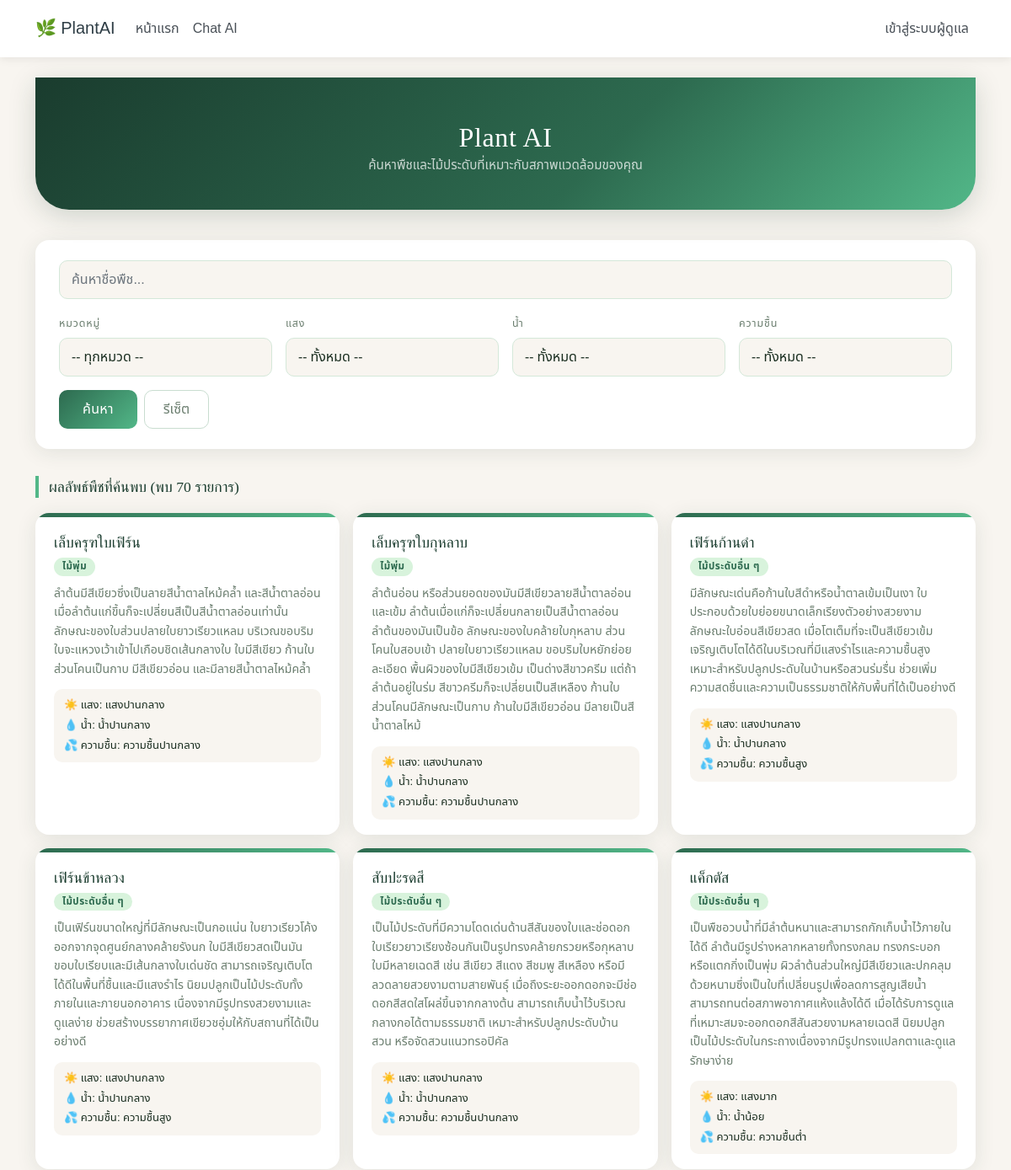
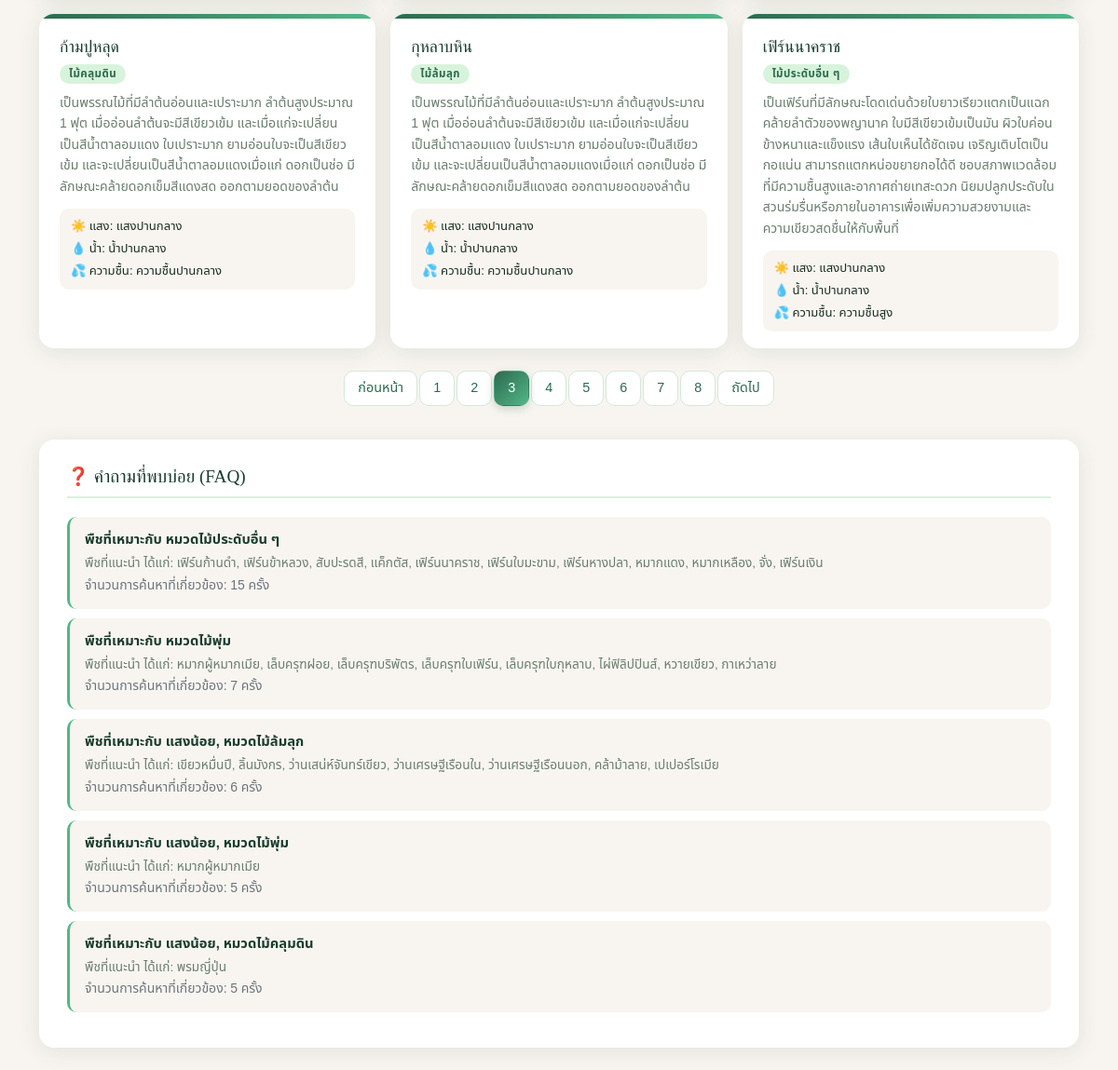
The app's page /?page=3&search=&category=&light=&water=&humidity= with its own data (2 pictures, top to bottom).
### PlantAI_App/models.py (models this page shows, shortened)
class Plant(models.Model):
    LIGHT_CHOICES = [
        ('low', 'แสงน้อย'),
        ('medium', 'แสงปานกลาง'),
        ('high', 'แสงมาก'),
    ]
    WATER_CHOICES = [
        ('low', 'น้ำน้อย'),
        ('medium', 'น้ำปานกลาง'),
        ('high', 'น้ำมาก'),
    ]
    HUMIDITY_CHOICES = [
        ('low', 'ความชื้นต่ำ'),
        ('medium', 'ความชื้นปานกลาง'),
        ('high', 'ความชื้นสูง'),
    ]
    plant_id = models.CharField(primary_key=True, max_length=11, editable=False)  # เช่น P001
    plant_name = models.CharField(max_length=50, unique=True)  # ชื่อพืช
    light = models.CharField(max_length=10, choices=LIGHT_CHOICES)
    water = models.CharField(max_length=10, choices=WATER_CHOICES)
    humidity = models.CharField(max_length=10, choices=HUMIDITY_CHOICES)
    description = models.TextField(blank=True, null=True)  # รายละเอียด/คำอธิบายเพิ่มเติมของพืช
    category = models.ForeignKey(
        PlantCategory, db_column="category_id", on_delete=models.CASCADE,
        related_name="plants"
    )
    admin = models.ForeignKey(
        Admin, db_column="admin_id", on_delete=models.CASCADE,
        related_name="plants"
    )
    class Meta:
        db_table = "plant"
        verbose_name = "พืช"

class PlantCategory(models.Model):
    category_id = models.CharField(primary_key=True, max_length=11, editable=False)  # เช่น C001
    category_name = models.CharField(max_length=50, unique=True)  # ชื่อหมวดหมู่ เช่น "ไม้เลื้อย"
    detail = models.TextField(blank=True, null=True)  # คำอธิบายหมวดหมู่ (ใส่หรือไม่ใส่ก็ได้)
    admin = models.ForeignKey(
        Admin, db_column="admin_id", on_delete=models.CASCADE,
        related_name="plant_categories"
    )
    class Meta:
        db_table = "plant_category"
        verbose_name = "หมวดหมู่พืช"

class SearchSummary(models.Model):
    summary_id = models.CharField(primary_key=True, max_length=11, editable=False)  # เช่น S001
    filter_light = models.CharField(max_length=10, blank=True, null=True)
    filter_water = models.CharField(max_length=10, blank=True, null=True)
    filter_humidity = models.CharField(max_length=10, blank=True, null=True)
    category = models.ForeignKey(
        PlantCategory, db_column="category_id", on_delete=models.SET_NULL,
        related_name="search_summaries", blank=True, null=True
    )
    search_count = models.IntegerField(default=0)  # จำนวนครั้งที่มีการค้นหาด้วย filter combo นี้
    last_searched = models.DateTimeField(auto_now=True)  # เวลาค้นหาล่าสุด (อัปเดตทุกครั้งที่ save)
    faq = models.ForeignKey(
        Faq, db_column="faq_id", on_delete=models.SET_NULL,
        related_name="search_summaries", blank=True, null=True
    )
    class Meta:
        db_table = "search_summary"
        verbose_name = "สรุปผลการค้นหา"
    def save(self, *args, **kwargs):
        if not self.summary_id:
            self.summary_id = generate_code(SearchSummary, "summary_id", "S")
        super().save(*args, **kwargs)

class Faq(models.Model):
    faq_id = models.CharField(primary_key=True, max_length=11, editable=False)  # เช่น F001
    title = models.CharField(max_length=50)  # หัวข้อคำถาม
    answer_text = models.TextField()  # คำตอบ
    created_at = models.DateTimeField(auto_now_add=True)  # วันเวลาที่สร้าง (ตั้งค่าอัตโนมัติครั้งแรกที่ save)
    class Meta:
        db_table = "faq"
        verbose_name = "คำถามที่พบบ่อย"
    def save(self, *args, **kwargs):
        if not self.faq_id:
            self.faq_id = generate_code(Faq, "faq_id", "F")
        super().save(*args, **kwargs)

### PlantAI_App/views.py (the view, shortened to what this page needs)
# urls.py: path('', views.index, name='index'),                     # หน้าแรก แสดงรายการพืชทั้งหมด + filter
def index(request):
    plants = Plant.objects.all()
    categories = PlantCategory.objects.all()  # ใช้แสดงเป็นตัวเลือกใน dropdown filter หน้าเว็บ
    category_id = request.GET.get('category') or ''
    light = request.GET.get('light') or ''
    water = request.GET.get('water') or ''
    humidity = request.GET.get('humidity') or ''
    search = request.GET.get('search') or ''
    if category_id:
        plants = plants.filter(category_id=category_id)
    if light:
        plants = plants.filter(light=light)
    if water:
        plants = plants.filter(water=water)
    if humidity:
        plants = plants.filter(humidity=humidity)
    if search:
        plants = plants.filter(plant_name__icontains=search)  # ค้นหาชื่อพืชแบบไม่สนตัวพิมพ์เล็ก/ใหญ่
    paginator = Paginator(plants.order_by('plant_id'), 9)
    plants_page = paginator.get_page(request.GET.get('page'))  # อ่านเลขหน้าจาก ?page=
    popular_faqs = (
        SearchSummary.objects
        .filter(faq__isnull=False)
        .select_related('faq')
        .order_by('-search_count')[:5]
    )
    return render(request, "index.html", {
        "plants": plants_page,
        "categories": categories,
        "popular_faqs": popular_faqs,
        "selected_category": category_id,
        "selected_light": light,
        "selected_water": water,
        "selected_humidity": humidity,
        "search": search,
    })

### PlantAI_App/templates/index.html (shortened to what this page needs)
{% extends "base.html" %}
{% block content %}
{% load static %}
<link rel="stylesheet" href="{% static 'plants/css/style_index.css' %}">
<div class="page-hero text-center">
    <h2>Plant AI</h2>
    <p>ค้นหาพืชและไม้ประดับที่เหมาะกับสภาพแวดล้อมของคุณ</p>
</div>
<div class="search-card">
    <form method="get" class="row g-3">
        <div class="col-12">
            <input type="text" name="search" class="form-control"
                   placeholder="ค้นหาชื่อพืช..." value="{{ search|default_if_none:'' }}">
        </div>
        <div class="col-md-3 col-6">
            <label class="filter-row-label">หมวดหมู่</label>
            <select name="category" class="form-select">
                <option value="">-- ทุกหมวด --</option>
            </select>
        </div>
        <div class="col-md-3 col-6">
            <label class="filter-row-label">แสง</label>
            <select name="light" class="form-select">
                <option value="">-- ทั้งหมด --</option>
            </select>
        </div>
        <div class="col-md-3 col-6">
            <label class="filter-row-label">น้ำ</label>
            <select name="water" class="form-select">
                <option value="">-- ทั้งหมด --</option>
            </select>
        </div>
        <div class="col-md-3 col-6">
            <label class="filter-row-label">ความชื้น</label>
            <select name="humidity" class="form-select">
                <option value="">-- ทั้งหมด --</option>
            </select>
        </div>
        <div class="col-12 d-flex gap-2">
            <button type="submit" class="btn btn-search">ค้นหา</button>
            <a href="/" class="btn btn-reset">รีเซ็ต</a>
        </div>
    </form>
</div>
<div class="section-label">ผลลัพธ์พืชที่ค้นพบ (พบ {{ plants.paginator.count }} รายการ)</div>
<div class="row g-3 mb-4">
    {% for plant in plants %}
    <div class="col-md-4 col-sm-6">
        <div class="plant-card">
            <div class="card-body">
                <h5 class="card-title">{{ plant.plant_name }}</h5>
                <span class="badge-cat">{{ plant.category.category_name }}</span>
                <p class="card-text">{{ plant.description|default:"ไม่มีรายละเอียด"|truncatewords:15 }}</p>
                <div class="plant-meta">
                    <span>☀️ แสง: {{ plant.get_light_display }}</span>
                    <span>💧 น้ำ: {{ plant.get_water_display }}</span>
                    <span>💦 ความชื้น: {{ plant.get_humidity_display }}</span>
                </div>
            </div>
        </div>
    </div>
    {% endfor %}
</div>
{% if plants.has_other_pages %}
<nav aria-label="Page navigation" class="my-4">
    <ul class="pagination justify-content-center">
        <li class="page-item {% if not plants.has_previous %}disabled{% endif %}">
            <a class="page-link"
               href="{% if plants.has_previous %}?page={{ plants.previous_page_number }}&search={{ search|default_if_none:'' }}&category={{ selected_category|default_if_none:'' }}&light={{ selected_light|default_if_none:'' }}&water={{ selected_water|default_if_none:'' }}&humidity={{ selected_humidity|default_if_none:'' }}{% else %}#{% endif %}">
                ก่อนหน้า
            </a>
        </li>
        {% for num in plants.paginator.page_range %}
            {% if plants.number == num %}
                <li class="page-item active">
                    <span class="page-link">{{ num }}</span>
                </li>
            {% else %}
                <li class="page-item">
                    <a class="page-link"
                    href="?page={{ num }}&search={{ search|default_if_none:'' }}&category={{ selected_category|default_if_none:'' }}&light={{ selected_light|default_if_none:'' }}&water={{ selected_water|default_if_none:'' }}&humidity={{ selected_humidity|default_if_none:'' }}">
                        {{ num }}
                    </a>
                </li>
            {% endif %}
        {% endfor %}
        <li class="page-item {% if not plants.has_next %}disabled{% endif %}">
            <a class="page-link"
               href="{% if plants.has_next %}?page={{ plants.next_page_number }}&search={{ search|default_if_none:'' }}&category={{ selected_category|default_if_none:'' }}&light={{ selected_light|default_if_none:'' }}&water={{ selected_water|default_if_none:'' }}&humidity={{ selected_humidity|default_if_none:'' }}{% else %}#{% endif %}">
                ถัดไป
            </a>
        </li>
    </ul>
</nav>
{% endif %}
<div class="faq-card">
    <h4 class="faq-title">❓ คำถามที่พบบ่อย (FAQ)</h4>
    {% for item in popular_faqs %}
    <div class="faq-item">
        <strong>{{ item.faq.title }}</strong>
        <p>{{ item.faq.answer_text }}</p>
        <small class="text-muted">จำนวนการค้นหาที่เกี่ยวข้อง: {{ item.search_count }} ครั้ง</small>
    </div>
    {% empty %}
    <p class="text-muted mb-0">ยังไม่มีคำถามที่พบบ่อยในระบบ</p>
    {% endfor %}
</div>
{% endblock %}

### PlantAI_App/static/plants/css/style_base.css (style rules this page uses)
:root { --green-deep: #1a3c2e; --green-mid: #2d6a4f; --green-light: #52b788; --green-pale: #d8f3dc; --cream: #f8f5f0; --brown: #7a5c3a; --text-dark: #1a2e20; --text-muted: #6b7e6f; --shadow-card: 0 4px 24px rgba(26,60,46,0.10); --shadow-hover: 0 8px 32px rgba(26,60,46,0.18); --radius: 16px; --radius-sm: 10px; }
body { background-color: var(--cream); font-family: 'Noto Sans Thai', sans-serif; color: var(--text-dark); }

### records on screen
Plant: plant_name "เล็บครุฑใบเฟิร์น", category.category_name "ไม้พุ่ม", description "ลำต้นมีสีเขียวซึ่งเป็นลายสีน้ำตาลไหม้คล้ำ และสีน้ำตาลอ่อน เมื่อลำต้นแก่ขึ้นก็จะเปลี่ยนสีเป็นสีน้ำตาลอ่อนเท่านั้น ลักษณะของใบส่วนปลายใบยาวเรียวแหลม บริเวณขอบริมใบจะแหวงเว้าเข้าไปเกือบชิดเส้นกลางใบ ใบมีสีเขียว ก้านใบส่วนโคนเป็นกาบ มีสีเขียวอ่อน และมีลายสีน้ำตาลไหม้คล้ำ", light "แสงปานกลาง", water "น้ำปานกลาง", humidity "ความชื้นปานกลาง"
Plant: plant_name "เล็บครุฑใบกุหลาบ", category.category_name "ไม้พุ่ม", description "ลำต้นอ่อน หรือส่วนยอดของมันมีสีเขียวลายสีน้ำตาลอ่อนและเข้ม ลำต้นเมื่อแก่ก็จะเปลี่ยนกลายเป็นสีน้ำตาลอ่อน ลำต้นของมันเป็นข้อ ลักษณะของใบคล้ายใบกุหลาบ ส่วนโคนใบสอบเข้า ปลายใบยาวเรียวแหลม ขอบริมใบหยักย่อยละเอียด พื้นผิวของใบมีสีเขียวเข้ม เป็นด่างสีขาวครีม แต่ถ้าลำต้นอยู่ในร่ม สีขาวครีมก็จะเปลี่ยนเป็นสีเหลือง ก้านใบส่วนโคนมีลักษณะเป็นกาบ ก้านใบมีสีเขียวอ่อน มีลายเป็นสีน้ำตาลไหม้", light "แสงปานกลาง", water "น้ำปานกลาง", humidity "ความชื้นปานกลาง"
Plant: plant_name "เฟิร์นก้านดำ", category.category_name "ไม้ประดับอื่น ๆ", description "มีลักษณะเด่นคือก้านใบสีดำหรือน้ำตาลเข้มเป็นเงา ใบประกอบด้วยใบย่อยขนาดเล็กเรียงตัวอย่างสวยงาม ลักษณะใบอ่อนสีเขียวสด เมื่อโตเต็มที่จะเป็นสีเขียวเข้ม เจริญเติบโตได้ดีในบริเวณที่มีแสงรำไรและความชื้นสูง เหมาะสำหรับปลูกประดับในบ้านหรือสวนร่มรื่น ช่วยเพิ่มความสดชื่นและความเป็นธรรมชาติให้กับพื้นที่ได้เป็นอย่างดี", light "แสงปานกลาง", water "น้ำปานกลาง", humidity "ความชื้นสูง"
Plant: plant_name "เฟิร์นข้าหลวง", category.category_name "ไม้ประดับอื่น ๆ", description "เป็นเฟิร์นขนาดใหญ่ที่มีลักษณะเป็นกอแน่น ใบยาวเรียวโค้งออกจากจุดศูนย์กลางคล้ายรังนก ใบมีสีเขียวสดเป็นมัน ขอบใบเรียบและมีเส้นกลางใบเด่นชัด สามารถเจริญเติบโตได้ดีในพื้นที่ชื้นและมีแสงรำไร นิยมปลูกเป็นไม้ประดับทั้งภายในและภายนอกอาคาร เนื่องจากมีรูปทรงสวยงามและดูแลง่าย ช่วยสร้างบรรยากาศเขียวชอุ่มให้กับสถานที่ได้เป็นอย่างดี", light "แสงปานกลาง", water "น้ำปานกลาง", humidity "ความชื้นสูง"
Plant: plant_name "สับปะรดสี", category.category_name "ไม้ประดับอื่น ๆ", description "เป็นไม้ประดับที่มีความโดดเด่นด้านสีสันของใบและช่อดอก ใบเรียวยาวเรียงซ้อนกันเป็นรูปทรงคล้ายกรวยหรือกุหลาบ ใบมีหลายเฉดสี เช่น สีเขียว สีแดง สีชมพู สีเหลือง หรือมีลวดลายสวยงามตามสายพันธุ์ เมื่อถึงระยะออกดอกจะมีช่อดอกสีสดใสโผล่ขึ้นจากกลางต้น สามารถเก็บน้ำไว้บริเวณกลางกอได้ตามธรรมชาติ เหมาะสำหรับปลูกประดับบ้าน สวน หรือจัดสวนแนวทรอปิคัล", light "แสงปานกลาง", water "น้ำปานกลาง", humidity "ความชื้นปานกลาง"
Plant: plant_name "แค็กตัส", category.category_name "ไม้ประดับอื่น ๆ", description "เป็นพืชอวบน้ำที่มีลำต้นหนาและสามารถกักเก็บน้ำไว้ภายในได้ดี ลำต้นมีรูปร่างหลากหลายทั้งทรงกลม ทรงกระบอก หรือแตกกิ่งเป็นพุ่ม ผิวลำต้นส่วนใหญ่มีสีเขียวและปกคลุมด้วยหนามซึ่งเป็นใบที่เปลี่ยนรูปเพื่อลดการสูญเสียน้ำ สามารถทนต่อสภาพอากาศแห้งแล้งได้ดี เมื่อได้รับการดูแลที่เหมาะสมจะออกดอกสีสันสวยงามหลายเฉดสี นิยมปลูกเป็นไม้ประดับในกระถางเนื่องจากมีรูปทรงแปลกตาและดูแลรักษาง่าย", light "แสงมาก", water "น้ำน้อย", humidity "ความชื้นต่ำ"
Plant: plant_name "ก้ามปูหลุด", category.category_name "ไม้คลุมดิน", description "เป็นพรรณไม้ที่มีลำต้นอ่อนและเปราะมาก ลำต้นสูงประมาณ 1 ฟุต เมื่ออ่อนลำต้นจะมีสีเขียวเข้ม และเมื่อแก่จะเปลี่ยนเป็นสีน้ำตาลอมแดง ใบเปราะมาก ยามอ่อนใบจะเป็นสีเขียวเข้ม และจะเปลี่ยนเป็นสีน้ำตาลอมแดงเมื่อแก่ ดอกเป็นช่อ มีลักษณะคล้ายดอกเข็มสีแดงสด ออกตามยอดของลำต้น", light "แสงปานกลาง", water "น้ำปานกลาง", humidity "ความชื้นปานกลาง"
Plant: plant_name "กุหลาบหิน", category.category_name "ไม้ล้มลุก", description "เป็นพรรณไม้ที่มีลำต้นอ่อนและเปราะมาก ลำต้นสูงประมาณ 1 ฟุต เมื่ออ่อนลำต้นจะมีสีเขียวเข้ม และเมื่อแก่จะเปลี่ยนเป็นสีน้ำตาลอมแดง ใบเปราะมาก ยามอ่อนใบจะเป็นสีเขียวเข้ม และจะเปลี่ยนเป็นสีน้ำตาลอมแดงเมื่อแก่ ดอกเป็นช่อ มีลักษณะคล้ายดอกเข็มสีแดงสด ออกตามยอดของลำต้น", light "แสงปานกลาง", water "น้ำปานกลาง", humidity "ความชื้นปานกลาง"
Plant: plant_name "เฟิร์นนาคราช", category.category_name "ไม้ประดับอื่น ๆ", description "เป็นเฟิร์นที่มีลักษณะโดดเด่นด้วยใบยาวเรียวแตกเป็นแฉกคล้ายลำตัวของพญานาค ใบมีสีเขียวเข้มเป็นมัน ผิวใบค่อนข้างหนาและแข็งแรง เส้นใบเห็นได้ชัดเจน เจริญเติบโตเป็นกอแน่น สามารถแตกหน่อขยายกอได้ดี ชอบสภาพแวดล้อมที่มีความชื้นสูงและอากาศถ่ายเทสะดวก นิยมปลูกประดับในสวนร่มรื่นหรือภายในอาคารเพื่อเพิ่มความสวยงามและความเขียวสดชื่นให้กับพื้นที่", light "แสงปานกลาง", water "น้ำปานกลาง", humidity "ความชื้นสูง"
SearchSummary: faq "พืชที่เหมาะกับ หมวดไม้ประดับอื่น ๆ", faq.answer_text "พืชที่แนะนำ ได้แก่: เฟิร์นก้านดำ, เฟิร์นข้าหลวง, สับปะรดสี, แค็กตัส, เฟิร์นนาคราช, เฟิร์นใบมะขาม, เฟิร์นหางปลา, หมากแดง, หมากเหลือง, จั่ง, เฟิร์นเงิน", search_count "15"
SearchSummary: faq "พืชที่เหมาะกับ หมวดไม้พุ่ม", faq.answer_text "พืชที่แนะนำ ได้แก่: หมากผู้หมากเมีย, เล็บครุฑฝอย, เล็บครุฑบริพัตร, เล็บครุฑใบเฟิร์น, เล็บครุฑใบกุหลาบ, ไผ่ฟิลิปปินส์, หวายเขียว, กาเหว่าลาย", search_count "7"
SearchSummary: faq "พืชที่เหมาะกับ แสงน้อย, หมวดไม้ล้มลุก", faq.answer_text "พืชที่แนะนำ ได้แก่: เขียวหมื่นปี, ลิ้นมังกร, ว่านเสน่ห์จันทร์เขียว, ว่านเศรษฐีเรือนใน, ว่านเศรษฐีเรือนนอก, คล้าม้าลาย, เปเปอร์โรเมีย", search_count "6"
SearchSummary: faq "พืชที่เหมาะกับ แสงน้อย, หมวดไม้พุ่ม", faq.answer_text "พืชที่แนะนำ ได้แก่: หมากผู้หมากเมีย", search_count "5"
SearchSummary: faq "พืชที่เหมาะกับ แสงน้อย, หมวดไม้คลุมดิน", faq.answer_text "พืชที่แนะนำ ได้แก่: พรมญี่ปุ่น", search_count "5"

### other values on screen
{{ plants.paginator.count }} "70"
{{ num }} "1" "2" "4" "5" "6" "7" "8"
{{ num }} "3"
